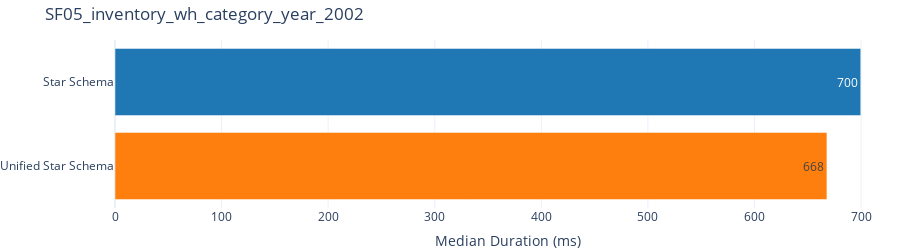

Write notebook code for a chart like this one.
### Markdown cell above
#### SF05 - Inventory WH Category Year 2002

### Code cell
run_and_plot("Single Fact", "SF05_inventory_wh_category_year_2002", """
EVALUATE
SUMMARIZECOLUMNS(
    'dim__warehouse'[_key__dim__warehouse],
    'dim__item'[category],
    TREATAS( {{ 2002 }}, 'dim__date'[year] ),
    "Qty On Hand", SUM('{fact_inv}'[_measure__inventory__qty_on_hand])
)
""")

### Figure 1 — Plotly figure (JSON) as saved in the notebook; plotly's stock layout.template omitted (floating-point values rounded to 4 significant figures)
{"data": [{"alignmentgroup": "True", "hovertemplate": "dataset=%{y}<br>duration_ms=%{x}<extra></extra>", "legendgroup": "Star Schema", "marker": {"color": "#1f77b4", "pattern": {"shape": ""}}, "name": "Star Schema", "offsetgroup": "Star Schema", "orientation": "h", "showlegend": true, "textposition": "auto", "texttemplate": "%{x:.0f}", "type": "bar", "x": [699.7], "xaxis": "x", "y": ["Star Schema"], "yaxis": "y"}, {"alignmentgroup": "True", "hovertemplate": "dataset=%{y}<br>duration_ms=%{x}<extra></extra>", "legendgroup": "Unified Star Schema", "marker": {"color": "#ff7f0e", "pattern": {"shape": ""}}, "name": "Unified Star Schema", "offsetgroup": "Unified Star Schema", "orientation": "h", "showlegend": true, "textposition": "auto", "texttemplate": "%{x:.0f}", "type": "bar", "x": [668.0], "xaxis": "x", "y": ["Unified Star Schema"], "yaxis": "y"}], "layout": {"barmode": "relative", "height": 250, "legend": {"title": {"text": "dataset"}, "tracegroupgap": 0}, "margin": {"b": 0, "l": 0, "r": 0, "t": 40}, "showlegend": false, "title": {"text": "SF05_inventory_wh_category_year_2002"}, "xaxis": {"anchor": "y", "domain": [0, 1], "title": {"text": "Median Duration (ms)"}}, "yaxis": {"anchor": "x", "categoryarray": ["Unified Star Schema", "Star Schema"], "categoryorder": "array", "domain": [0, 1], "title": {}}}}
